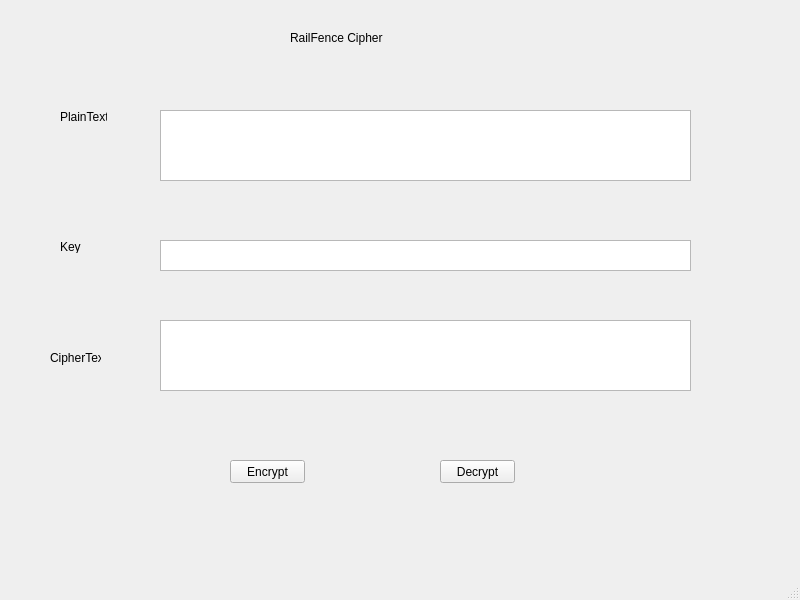
<?xml version="1.0" encoding="UTF-8"?>
<ui version="4.0">
 <class>MainWindow</class>
 <widget class="QMainWindow" name="MainWindow">
  <property name="geometry">
   <rect>
    <x>0</x>
    <y>0</y>
    <width>800</width>
    <height>600</height>
   </rect>
  </property>
  <property name="windowTitle">
   <string>MainWindow</string>
  </property>
  <widget class="QWidget" name="centralwidget">
   <widget class="QPushButton" name="btn_encrypt">
    <property name="geometry">
     <rect>
      <x>230</x>
      <y>460</y>
      <width>75</width>
      <height>23</height>
     </rect>
    </property>
    <property name="text">
     <string>Encrypt</string>
    </property>
   </widget>
   <widget class="QPushButton" name="btn_decrypt">
    <property name="geometry">
     <rect>
      <x>440</x>
      <y>460</y>
      <width>75</width>
      <height>23</height>
     </rect>
    </property>
    <property name="text">
     <string>Decrypt</string>
    </property>
   </widget>
   <widget class="QLabel" name="label">
    <property name="geometry">
     <rect>
      <x>290</x>
      <y>30</y>
      <width>171</width>
      <height>16</height>
     </rect>
    </property>
    <property name="text">
     <string>RailFence Cipher</string>
    </property>
   </widget>
   <widget class="QLabel" name="label_2">
    <property name="geometry">
     <rect>
      <x>60</x>
      <y>110</y>
      <width>47</width>
      <height>13</height>
     </rect>
    </property>
    <property name="text">
     <string>PlainText</string>
    </property>
   </widget>
   <widget class="QLabel" name="label_3">
    <property name="geometry">
     <rect>
      <x>60</x>
      <y>240</y>
      <width>47</width>
      <height>13</height>
     </rect>
    </property>
    <property name="text">
     <string>Key</string>
    </property>
   </widget>
   <widget class="QLabel" name="label_4">
    <property name="geometry">
     <rect>
      <x>50</x>
      <y>350</y>
      <width>51</width>
      <height>16</height>
     </rect>
    </property>
    <property name="text">
     <string>CipherText</string>
    </property>
   </widget>
   <widget class="QPlainTextEdit" name="plain_txt">
    <property name="geometry">
     <rect>
      <x>160</x>
      <y>110</y>
      <width>531</width>
      <height>71</height>
     </rect>
    </property>
   </widget>
   <widget class="QPlainTextEdit" name="key_txt">
    <property name="geometry">
     <rect>
      <x>160</x>
      <y>240</y>
      <width>531</width>
      <height>31</height>
     </rect>
    </property>
   </widget>
   <widget class="QPlainTextEdit" name="cipher_txt">
    <property name="geometry">
     <rect>
      <x>160</x>
      <y>320</y>
      <width>531</width>
      <height>71</height>
     </rect>
    </property>
   </widget>
  </widget>
  <widget class="QMenuBar" name="menubar">
   <property name="geometry">
    <rect>
     <x>0</x>
     <y>0</y>
     <width>800</width>
     <height>21</height>
    </rect>
   </property>
  </widget>
  <widget class="QStatusBar" name="statusbar"/>
 </widget>
 <resources/>
 <connections/>
</ui>
